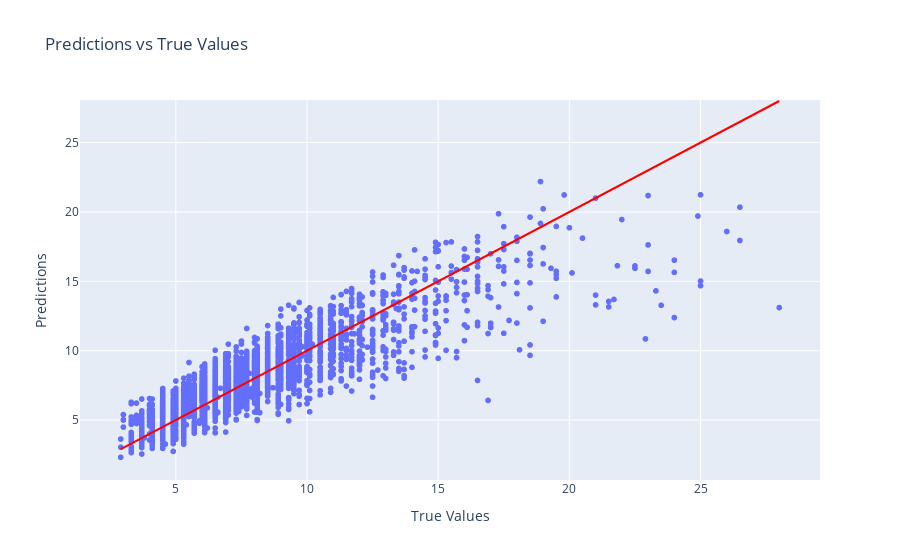

Notebook code cell kept with this figure:
### Markdown cell above
## Linear Regression

### Code cell
from sklearn.linear_model import LinearRegression
lr = LinearRegression()

lr_pipe = Pipeline(
    steps=[
        ('preprocessor', preprocessor),
        ('model', lr)
    ]
)

lr_pipe.fit(X_train, y_train)

y_pred = lr_pipe.predict(X_test)

lr_eval = evaluate_model(y_pred)
visualise_preds(y_pred)
lr_eval

### Figure 1 — Plotly figure (JSON) as saved in the notebook; plotly's stock layout.template omitted (floating-point values rounded to 4 significant figures; data arrays with more than 128 entries replaced by an {"elided": "..."} marker saying what was removed)
{"data": [{"hovertemplate": "True Values=%{x}<br>Predictions=%{y}<extra></extra>", "legendgroup": "", "marker": {"color": "#636efa", "symbol": "circle"}, "mode": "markers", "name": "", "showlegend": false, "type": "scattergl", "x": {"elided": "2791 float values"}, "xaxis": "x", "y": {"elided": "2791 float values"}, "yaxis": "y"}], "layout": {"legend": {"tracegroupgap": 0}, "shapes": [{"line": {"color": "red"}, "type": "line", "x0": 2.9, "x1": 28, "y0": 2.9, "y1": 28}], "title": {"text": "Predictions vs True Values"}, "xaxis": {"anchor": "y", "domain": [0, 1], "title": {"text": "True Values"}}, "yaxis": {"anchor": "x", "domain": [0, 1], "title": {"text": "Predictions"}}}}
